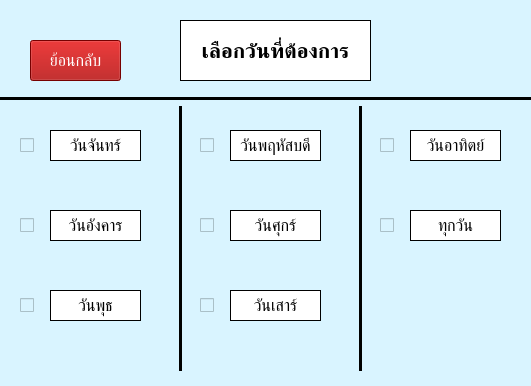
<?xml version="1.0" encoding="UTF-8"?>
<ui version="4.0">
 <class>select_day</class>
 <widget class="QMainWindow" name="select_day">
  <property name="geometry">
   <rect>
    <x>0</x>
    <y>0</y>
    <width>531</width>
    <height>386</height>
   </rect>
  </property>
  <property name="windowTitle">
   <string>เลือกวัน</string>
  </property>
  <property name="styleSheet">
   <string notr="true">background-color: rgb(217, 244, 255)</string>
  </property>
  <widget class="QWidget" name="centralwidget">
   <widget class="Line" name="line_4">
    <property name="geometry">
     <rect>
      <x>350</x>
      <y>100</y>
      <width>20</width>
      <height>271</height>
     </rect>
    </property>
    <property name="frameShadow">
     <enum>QFrame::Plain</enum>
    </property>
    <property name="lineWidth">
     <number>3</number>
    </property>
    <property name="orientation">
     <enum>Qt::Vertical</enum>
    </property>
   </widget>
   <widget class="Line" name="line_3">
    <property name="geometry">
     <rect>
      <x>170</x>
      <y>100</y>
      <width>20</width>
      <height>271</height>
     </rect>
    </property>
    <property name="frameShadow">
     <enum>QFrame::Plain</enum>
    </property>
    <property name="lineWidth">
     <number>3</number>
    </property>
    <property name="orientation">
     <enum>Qt::Vertical</enum>
    </property>
   </widget>
   <widget class="QCheckBox" name="mon_checkBox">
    <property name="geometry">
     <rect>
      <x>20</x>
      <y>110</y>
      <width>61</width>
      <height>71</height>
     </rect>
    </property>
    <property name="sizePolicy">
     <sizepolicy hsizetype="Minimum" vsizetype="Fixed">
      <horstretch>0</horstretch>
      <verstretch>0</verstretch>
     </sizepolicy>
    </property>
    <property name="font">
     <font>
      <pointsize>14</pointsize>
     </font>
    </property>
    <property name="focusPolicy">
     <enum>Qt::WheelFocus</enum>
    </property>
    <property name="text">
     <string/>
    </property>
    <property name="tristate">
     <bool>false</bool>
    </property>
   </widget>
   <widget class="QPushButton" name="back_pushButton">
    <property name="geometry">
     <rect>
      <x>30</x>
      <y>40</y>
      <width>91</width>
      <height>41</height>
     </rect>
    </property>
    <property name="font">
     <font>
      <pointsize>12</pointsize>
     </font>
    </property>
    <property name="styleSheet">
     <string notr="true">color: rgb(255, 255, 255);
background-color: rgb(166, 0, 0)</string>
    </property>
    <property name="text">
     <string>ย้อนกลับ</string>
    </property>
   </widget>
   <widget class="QCheckBox" name="tues_checkBox">
    <property name="geometry">
     <rect>
      <x>20</x>
      <y>190</y>
      <width>61</width>
      <height>71</height>
     </rect>
    </property>
    <property name="sizePolicy">
     <sizepolicy hsizetype="Minimum" vsizetype="Fixed">
      <horstretch>0</horstretch>
      <verstretch>0</verstretch>
     </sizepolicy>
    </property>
    <property name="font">
     <font>
      <pointsize>14</pointsize>
     </font>
    </property>
    <property name="focusPolicy">
     <enum>Qt::WheelFocus</enum>
    </property>
    <property name="text">
     <string/>
    </property>
    <property name="tristate">
     <bool>false</bool>
    </property>
   </widget>
   <widget class="Line" name="line">
    <property name="geometry">
     <rect>
      <x>-10</x>
      <y>90</y>
      <width>1201</width>
      <height>16</height>
     </rect>
    </property>
    <property name="frameShadow">
     <enum>QFrame::Plain</enum>
    </property>
    <property name="lineWidth">
     <number>3</number>
    </property>
    <property name="orientation">
     <enum>Qt::Horizontal</enum>
    </property>
   </widget>
   <widget class="QLabel" name="day_label">
    <property name="geometry">
     <rect>
      <x>180</x>
      <y>20</y>
      <width>191</width>
      <height>61</height>
     </rect>
    </property>
    <property name="font">
     <font>
      <pointsize>16</pointsize>
      <weight>75</weight>
      <bold>true</bold>
     </font>
    </property>
    <property name="styleSheet">
     <string notr="true">background-color: rgb(255, 255, 255);</string>
    </property>
    <property name="frameShape">
     <enum>QFrame::Box</enum>
    </property>
    <property name="lineWidth">
     <number>1</number>
    </property>
    <property name="text">
     <string>เลือกวันที่ต้องการ</string>
    </property>
    <property name="textFormat">
     <enum>Qt::AutoText</enum>
    </property>
    <property name="scaledContents">
     <bool>false</bool>
    </property>
    <property name="alignment">
     <set>Qt::AlignCenter</set>
    </property>
    <property name="wordWrap">
     <bool>true</bool>
    </property>
   </widget>
   <widget class="QLabel" name="mon_label">
    <property name="geometry">
     <rect>
      <x>50</x>
      <y>130</y>
      <width>91</width>
      <height>31</height>
     </rect>
    </property>
    <property name="font">
     <font>
      <pointsize>12</pointsize>
      <weight>50</weight>
      <bold>false</bold>
     </font>
    </property>
    <property name="styleSheet">
     <string notr="true">background-color: rgb(255, 255, 255);</string>
    </property>
    <property name="frameShape">
     <enum>QFrame::Box</enum>
    </property>
    <property name="lineWidth">
     <number>1</number>
    </property>
    <property name="text">
     <string>วันจันทร์</string>
    </property>
    <property name="textFormat">
     <enum>Qt::AutoText</enum>
    </property>
    <property name="scaledContents">
     <bool>false</bool>
    </property>
    <property name="alignment">
     <set>Qt::AlignCenter</set>
    </property>
    <property name="wordWrap">
     <bool>true</bool>
    </property>
   </widget>
   <widget class="QLabel" name="tues_label">
    <property name="geometry">
     <rect>
      <x>50</x>
      <y>210</y>
      <width>91</width>
      <height>31</height>
     </rect>
    </property>
    <property name="font">
     <font>
      <pointsize>12</pointsize>
      <weight>50</weight>
      <bold>false</bold>
     </font>
    </property>
    <property name="styleSheet">
     <string notr="true">background-color: rgb(255, 255, 255);</string>
    </property>
    <property name="frameShape">
     <enum>QFrame::Box</enum>
    </property>
    <property name="lineWidth">
     <number>1</number>
    </property>
    <property name="text">
     <string>วันอังคาร</string>
    </property>
    <property name="textFormat">
     <enum>Qt::AutoText</enum>
    </property>
    <property name="scaledContents">
     <bool>false</bool>
    </property>
    <property name="alignment">
     <set>Qt::AlignCenter</set>
    </property>
    <property name="wordWrap">
     <bool>true</bool>
    </property>
   </widget>
   <widget class="QCheckBox" name="wed_checkBox">
    <property name="geometry">
     <rect>
      <x>20</x>
      <y>270</y>
      <width>61</width>
      <height>71</height>
     </rect>
    </property>
    <property name="sizePolicy">
     <sizepolicy hsizetype="Minimum" vsizetype="Fixed">
      <horstretch>0</horstretch>
      <verstretch>0</verstretch>
     </sizepolicy>
    </property>
    <property name="font">
     <font>
      <pointsize>14</pointsize>
     </font>
    </property>
    <property name="focusPolicy">
     <enum>Qt::WheelFocus</enum>
    </property>
    <property name="text">
     <string/>
    </property>
    <property name="tristate">
     <bool>false</bool>
    </property>
   </widget>
   <widget class="QCheckBox" name="sat_checkBox">
    <property name="geometry">
     <rect>
      <x>200</x>
      <y>270</y>
      <width>61</width>
      <height>71</height>
     </rect>
    </property>
    <property name="sizePolicy">
     <sizepolicy hsizetype="Minimum" vsizetype="Fixed">
      <horstretch>0</horstretch>
      <verstretch>0</verstretch>
     </sizepolicy>
    </property>
    <property name="font">
     <font>
      <pointsize>14</pointsize>
     </font>
    </property>
    <property name="focusPolicy">
     <enum>Qt::WheelFocus</enum>
    </property>
    <property name="text">
     <string/>
    </property>
    <property name="tristate">
     <bool>false</bool>
    </property>
   </widget>
   <widget class="QCheckBox" name="fri_checkBox">
    <property name="geometry">
     <rect>
      <x>200</x>
      <y>190</y>
      <width>61</width>
      <height>71</height>
     </rect>
    </property>
    <property name="sizePolicy">
     <sizepolicy hsizetype="Minimum" vsizetype="Fixed">
      <horstretch>0</horstretch>
      <verstretch>0</verstretch>
     </sizepolicy>
    </property>
    <property name="font">
     <font>
      <pointsize>14</pointsize>
     </font>
    </property>
    <property name="focusPolicy">
     <enum>Qt::WheelFocus</enum>
    </property>
    <property name="text">
     <string/>
    </property>
    <property name="tristate">
     <bool>false</bool>
    </property>
   </widget>
   <widget class="QCheckBox" name="thurs_checkBox">
    <property name="geometry">
     <rect>
      <x>200</x>
      <y>110</y>
      <width>61</width>
      <height>71</height>
     </rect>
    </property>
    <property name="sizePolicy">
     <sizepolicy hsizetype="Minimum" vsizetype="Fixed">
      <horstretch>0</horstretch>
      <verstretch>0</verstretch>
     </sizepolicy>
    </property>
    <property name="font">
     <font>
      <pointsize>14</pointsize>
     </font>
    </property>
    <property name="focusPolicy">
     <enum>Qt::WheelFocus</enum>
    </property>
    <property name="text">
     <string/>
    </property>
    <property name="tristate">
     <bool>false</bool>
    </property>
   </widget>
   <widget class="QLabel" name="thurs_label">
    <property name="geometry">
     <rect>
      <x>230</x>
      <y>130</y>
      <width>91</width>
      <height>31</height>
     </rect>
    </property>
    <property name="font">
     <font>
      <pointsize>12</pointsize>
      <weight>50</weight>
      <bold>false</bold>
     </font>
    </property>
    <property name="styleSheet">
     <string notr="true">background-color: rgb(255, 255, 255);</string>
    </property>
    <property name="frameShape">
     <enum>QFrame::Box</enum>
    </property>
    <property name="lineWidth">
     <number>1</number>
    </property>
    <property name="text">
     <string>วันพฤหัสบดี</string>
    </property>
    <property name="textFormat">
     <enum>Qt::AutoText</enum>
    </property>
    <property name="scaledContents">
     <bool>false</bool>
    </property>
    <property name="alignment">
     <set>Qt::AlignCenter</set>
    </property>
    <property name="wordWrap">
     <bool>true</bool>
    </property>
   </widget>
   <widget class="QLabel" name="sat_label">
    <property name="geometry">
     <rect>
      <x>230</x>
      <y>290</y>
      <width>91</width>
      <height>31</height>
     </rect>
    </property>
    <property name="font">
     <font>
      <pointsize>12</pointsize>
      <weight>50</weight>
      <bold>false</bold>
     </font>
    </property>
    <property name="styleSheet">
     <string notr="true">background-color: rgb(255, 255, 255);</string>
    </property>
    <property name="frameShape">
     <enum>QFrame::Box</enum>
    </property>
    <property name="lineWidth">
     <number>1</number>
    </property>
    <property name="text">
     <string>วันเสาร์</string>
    </property>
    <property name="textFormat">
     <enum>Qt::AutoText</enum>
    </property>
    <property name="scaledContents">
     <bool>false</bool>
    </property>
    <property name="alignment">
     <set>Qt::AlignCenter</set>
    </property>
    <property name="wordWrap">
     <bool>true</bool>
    </property>
   </widget>
   <widget class="QLabel" name="fri_label">
    <property name="geometry">
     <rect>
      <x>230</x>
      <y>210</y>
      <width>91</width>
      <height>31</height>
     </rect>
    </property>
    <property name="font">
     <font>
      <pointsize>12</pointsize>
      <weight>50</weight>
      <bold>false</bold>
     </font>
    </property>
    <property name="styleSheet">
     <string notr="true">background-color: rgb(255, 255, 255);</string>
    </property>
    <property name="frameShape">
     <enum>QFrame::Box</enum>
    </property>
    <property name="lineWidth">
     <number>1</number>
    </property>
    <property name="text">
     <string>วันศุกร์</string>
    </property>
    <property name="textFormat">
     <enum>Qt::AutoText</enum>
    </property>
    <property name="scaledContents">
     <bool>false</bool>
    </property>
    <property name="alignment">
     <set>Qt::AlignCenter</set>
    </property>
    <property name="wordWrap">
     <bool>true</bool>
    </property>
   </widget>
   <widget class="QCheckBox" name="sun_checkBox">
    <property name="geometry">
     <rect>
      <x>380</x>
      <y>110</y>
      <width>61</width>
      <height>71</height>
     </rect>
    </property>
    <property name="sizePolicy">
     <sizepolicy hsizetype="Minimum" vsizetype="Fixed">
      <horstretch>0</horstretch>
      <verstretch>0</verstretch>
     </sizepolicy>
    </property>
    <property name="font">
     <font>
      <pointsize>14</pointsize>
     </font>
    </property>
    <property name="focusPolicy">
     <enum>Qt::WheelFocus</enum>
    </property>
    <property name="text">
     <string/>
    </property>
    <property name="tristate">
     <bool>false</bool>
    </property>
   </widget>
   <widget class="QCheckBox" name="every_checkBox">
    <property name="geometry">
     <rect>
      <x>380</x>
      <y>190</y>
      <width>61</width>
      <height>71</height>
     </rect>
    </property>
    <property name="sizePolicy">
     <sizepolicy hsizetype="Minimum" vsizetype="Fixed">
      <horstretch>0</horstretch>
      <verstretch>0</verstretch>
     </sizepolicy>
    </property>
    <property name="font">
     <font>
      <pointsize>14</pointsize>
     </font>
    </property>
    <property name="focusPolicy">
     <enum>Qt::WheelFocus</enum>
    </property>
    <property name="text">
     <string/>
    </property>
    <property name="tristate">
     <bool>false</bool>
    </property>
   </widget>
   <widget class="QLabel" name="sun_label">
    <property name="geometry">
     <rect>
      <x>410</x>
      <y>130</y>
      <width>91</width>
      <height>31</height>
     </rect>
    </property>
    <property name="font">
     <font>
      <pointsize>12</pointsize>
      <weight>50</weight>
      <bold>false</bold>
     </font>
    </property>
    <property name="styleSheet">
     <string notr="true">background-color: rgb(255, 255, 255);</string>
    </property>
    <property name="frameShape">
     <enum>QFrame::Box</enum>
    </property>
    <property name="lineWidth">
     <number>1</number>
    </property>
    <property name="text">
     <string>วันอาทิตย์</string>
    </property>
    <property name="textFormat">
     <enum>Qt::AutoText</enum>
    </property>
    <property name="scaledContents">
     <bool>false</bool>
    </property>
    <property name="alignment">
     <set>Qt::AlignCenter</set>
    </property>
    <property name="wordWrap">
     <bool>true</bool>
    </property>
   </widget>
   <widget class="QLabel" name="every_label">
    <property name="geometry">
     <rect>
      <x>410</x>
      <y>210</y>
      <width>91</width>
      <height>31</height>
     </rect>
    </property>
    <property name="font">
     <font>
      <pointsize>12</pointsize>
      <weight>50</weight>
      <bold>false</bold>
     </font>
    </property>
    <property name="styleSheet">
     <string notr="true">background-color: rgb(255, 255, 255);</string>
    </property>
    <property name="frameShape">
     <enum>QFrame::Box</enum>
    </property>
    <property name="lineWidth">
     <number>1</number>
    </property>
    <property name="text">
     <string>ทุกวัน</string>
    </property>
    <property name="textFormat">
     <enum>Qt::AutoText</enum>
    </property>
    <property name="scaledContents">
     <bool>false</bool>
    </property>
    <property name="alignment">
     <set>Qt::AlignCenter</set>
    </property>
    <property name="wordWrap">
     <bool>true</bool>
    </property>
   </widget>
   <widget class="QLabel" name="wed_label">
    <property name="geometry">
     <rect>
      <x>50</x>
      <y>290</y>
      <width>91</width>
      <height>31</height>
     </rect>
    </property>
    <property name="font">
     <font>
      <pointsize>12</pointsize>
      <weight>50</weight>
      <bold>false</bold>
     </font>
    </property>
    <property name="styleSheet">
     <string notr="true">background-color: rgb(255, 255, 255);</string>
    </property>
    <property name="frameShape">
     <enum>QFrame::Box</enum>
    </property>
    <property name="lineWidth">
     <number>1</number>
    </property>
    <property name="text">
     <string>วันพุธ</string>
    </property>
    <property name="textFormat">
     <enum>Qt::AutoText</enum>
    </property>
    <property name="scaledContents">
     <bool>false</bool>
    </property>
    <property name="alignment">
     <set>Qt::AlignCenter</set>
    </property>
    <property name="wordWrap">
     <bool>true</bool>
    </property>
   </widget>
  </widget>
 </widget>
 <resources>
  <include location="../Resources/resources.qrc"/>
  <include location="../../../../../../Program Files (x86)/Resources/resources.qrc"/>
 </resources>
 <connections/>
</ui>
